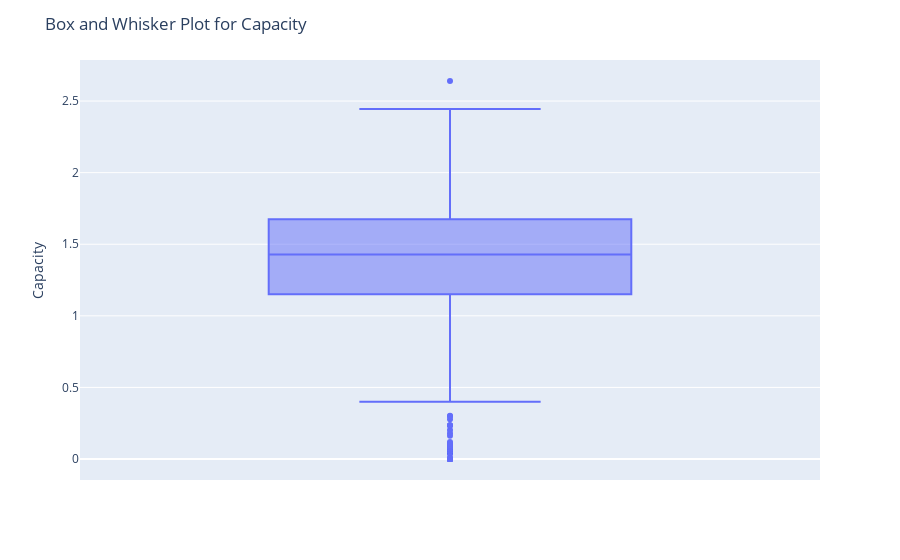

Notebook code cell kept with this figure:
### Code cell
import plotly.express as px

# Assuming df is your DataFrame

# Create a box and whisker plot
fig = px.box(df, y='Capacity')

# Update layout
fig.update_layout(title='Box and Whisker Plot for Capacity')

# Show the plot
fig.show()

### Figure 1 — Plotly figure (JSON) as saved in the notebook; plotly's stock layout.template omitted (floating-point values rounded to 4 significant figures; data arrays with more than 128 entries replaced by an {"elided": "..."} marker saying what was removed)
{"data": [{"alignmentgroup": "True", "hovertemplate": "Capacity=%{y}<extra></extra>", "legendgroup": "", "marker": {"color": "#636efa"}, "name": "", "notched": false, "offsetgroup": "", "orientation": "v", "showlegend": false, "type": "box", "x0": " ", "xaxis": "x", "y": {"elided": "2768 float values"}, "y0": " ", "yaxis": "y"}], "layout": {"boxmode": "group", "legend": {"tracegroupgap": 0}, "margin": {"t": 60}, "title": {"text": "Box and Whisker Plot for Capacity"}, "xaxis": {"anchor": "y", "domain": [0, 1]}, "yaxis": {"anchor": "x", "domain": [0, 1], "title": {"text": "Capacity"}}}}
